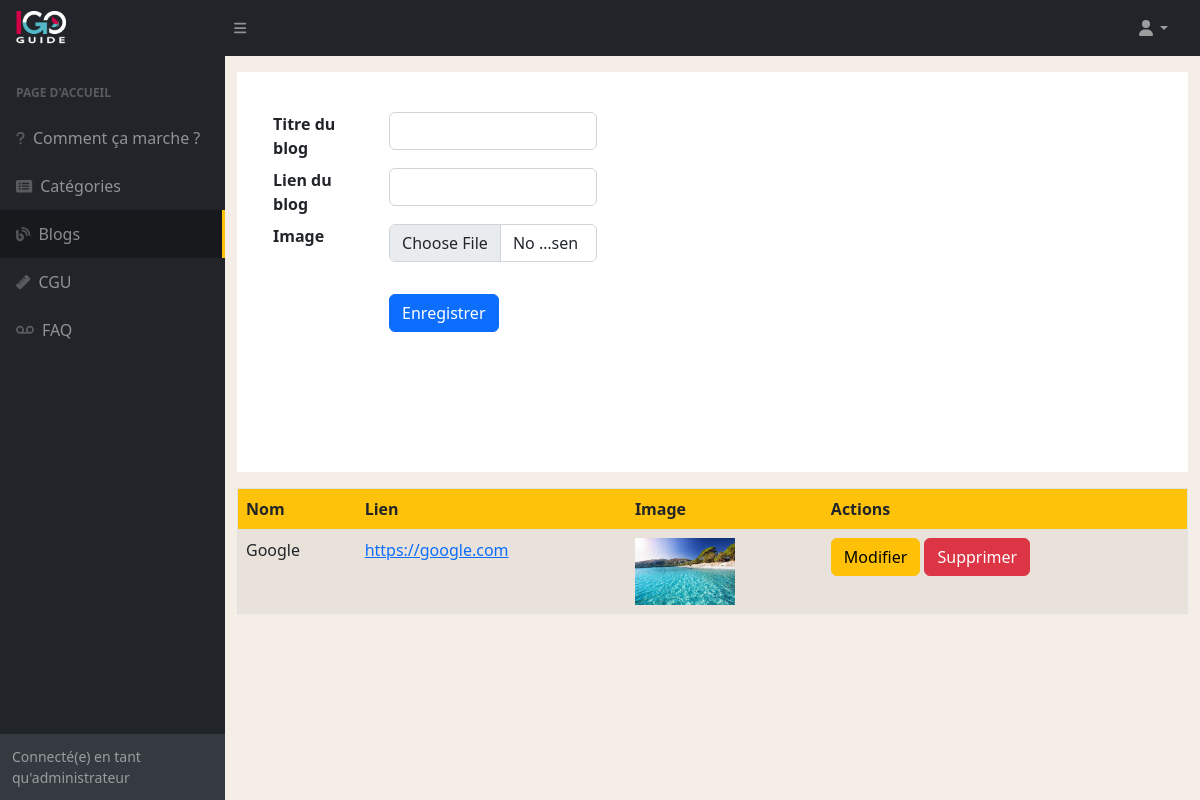
/index.php/dashboard/blogs, run on an earlier commit of the app's database.
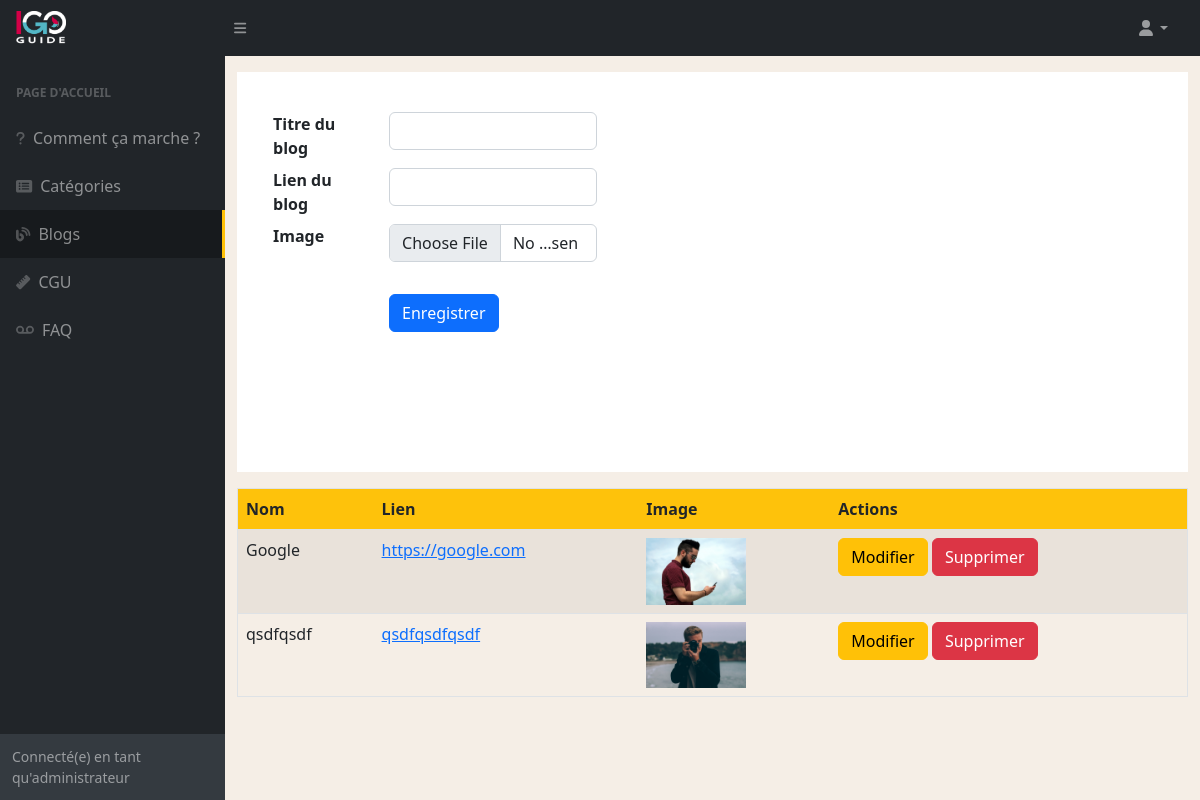
And on a later commit of the database.
### tables this page shows
CREATE TABLE IF NOT EXISTS `blogs` (
  `blogs_id` int UNSIGNED NOT NULL AUTO_INCREMENT,
  `blogs_presentation` text,
  `blogs_lien` text NOT NULL,
  `blogs_image` text NOT NULL,
  `blogs_createdAt` date NOT NULL,
  PRIMARY KEY (`blogs_id`)
);

### application/controllers/Dashboard.php (called while the page is built, shortened)
<?php
    class Dashboard extends CI_Controller {
        public function __construct()
        {
            $this->load->model('FrontModel','front') ;
        }
        public function blogs() {
            $this->load->view("dashboard/blog",["blogs" => $this->front->getBlogs(),"su" => $this->front->getSU() ,]) ;
        }
    }

### index.php (called while the page is built, shortened)
<?php
require_once BASEPATH.'core/CodeIgniter.php';

### application/core/database/QueryBuilder.php (called while the page is built, shortened)
<?php
class QueryBuilder{
    protected $db;
    protected $query;
    protected $queryType;
    public function __construct(Database $db)
    {
        $this->db = $db->getConnection();
    }
    public function select($table)
    {
        $table = htmlspecialchars(trim($table));
		$this->query = "SELECT * FROM " . $table;
        $this->queryType = "select";
		return $this;
    }
    public function execute(array $params = null)
    {
        $response = false;
        $req = null;
        try {
            $req = $this->db->prepare($this->query);
            $response = $req->execute($params);
        } catch (PDOException $e) {
            die($e->getMessage());
        }
        if($this->queryType === "select") {
            return $req->fetchAll(PDO::FETCH_OBJ);
        }
        return $response;
    }
}

### application/core/database/Database.php (called while the page is built, shortened)
<?php
class Database{
    private $pdo;
    public function __construct($config = null)
    {
        $dns = 'mysql:host='. $config["db_host"] .';port='. $config["db_port"] .';dbname=' . $config["db_name"];
        try {
            $this->pdo = new PDO($dns, $config["db_user"], $config["db_password"],self::OPTIONS);
        } catch (PDOException $e) {
            die($e->getMessage());
        }
    }
    public function getConnection()
    {
        return $this->pdo;
    }
}

### application/models/FrontModel.php (called while the page is built, shortened)
<?php
    class FrontModel extends CI_Model
    {
        public function getBlogs()
        {
            return DB::select("blogs")->execute(null) ;
        }
    }

### application/views/dashboard/blog.php (the view, shortened to what the changed rows need)
<!DOCTYPE html>
<html lang="en">
    <head>
        <link href="https://cdn.jsdelivr.net/npm/simple-datatables@7.1.2/dist/style.min.css" rel="stylesheet" />
        <link href="<?php echo base_url()?>publics/dashboard/css/styles.css" rel="stylesheet" />
        <link href="<?php echo base_url()?>publics/dashboard/css/dashboard.css" rel="stylesheet" />
    </head>
    <body class="sb-nav-fixed" style="background-color: #f5eee6;">
        <div id="layoutSidenav">
            <div id="layoutSidenav_content">
                <main>
                   <div class="container-fluid px-4">
                        <div class="row">
                            <table class="border mt-3 table table-striped">
                                <thead style="background-color:#fec20b;">
                                    <tr>
                                        <th>Nom</th>
                                        <th>Lien</th>
                                        <th>Image</th>
                                        <th>Actions</th>
                                    </tr>
                                </thead>
                                <tbody>
                                    <?php if(isset($blogs)):?>
                                        <?php for($i = 0; $i < count($blogs); $i++):?>
                                            <tr>
                                                <td>
                                                    <?php echo $blogs[$i]->blogs_presentation ; ?>
                                                </td>
                                                <td>
                                                    <a href="<?php echo $blogs[$i]->blogs_lien ; ?>"><?php echo $blogs[$i]->blogs_lien ; ?></a>
                                                </td>
                                                <td>
                                                    <img style="width: 100px;" src="<?php echo base_url()."publics/".$blogs[$i]->blogs_image ; ?>" alt="">
                                                </td>
                                                <td>
                                                    <a href="#" class="btn btn-warning" data-bs-toggle="modal" data-bs-target="#myModal<?php echo $blogs[$i]->blogs_id ?>">Modifier</a>
                                                    <a href="<?php echo base_url() ?>Dashboard/dropBlogs/<?php echo $blogs[$i]->blogs_id ;?>" class="btn btn-danger">Supprimer</a>
                                                </td>
                                            </tr>
                                        <?php endfor ;?>
                                    <?php endif;?>
                                </tbody>
                            </table>
                        </div>
                   </div>
                </main>
            </div>
        </div>
    </body>
</html>

What changed in the data, as far as the page shows it:
changed blogs "Google": blogs_image: a different picture
added blogs: blogs_presentation "qsdfqsdf", blogs_lien "qsdfqsdfqsdf", blogs_image (picture)
